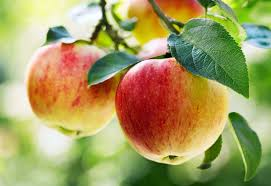
#> input picture apple1.jpg, 271 x 186 px
$ python -i features.py   (imports and definitions only)
#> lines starting #> are read from the running program, lines starting #| are printed output that depends on the picture; after the words box and inside, x2 and y2 are one past the last pixel; in counts of white or black regions, pixels touching at a corner belong together
#> further down, picture is the input picture: shape (186, 271, 3); mean B, G, R 96.9, 156.6, 165.8
import cv2
import numpy as np
from sklearn.preprocessing import StandardScaler

def extract_color_features(hsv_contour, mask):
    """Extract mean HSV color features"""
    mean_h = np.mean(hsv_contour[mask > 0, 0])
    mean_s = np.mean(hsv_contour[mask > 0, 1])
    mean_v = np.mean(hsv_contour[mask > 0, 2])
    return [mean_h, mean_s, mean_v]

def extract_shape_features(contour):
    """Extract geometric features"""
    area = cv2.contourArea(contour)
    perimeter = cv2.arcLength(contour, True)
    if perimeter == 0: return [0,0,0,0,0]

    circularity = (4 * np.pi * area) / (perimeter ** 2)
    x,y,w,h = cv2.boundingRect(contour)
    aspect_ratio = float(w)/h
    size_cat = 0 if area < 1000 else 1 if area < 5000 else 2
    return [area, perimeter, circularity, aspect_ratio, size_cat]

def extract_ripeness_feature(hsv_contour, mask):
    """Ripeness = bright + saturated pixels"""
    ripe = np.sum((hsv_contour[mask>0,1]>100) & (hsv_contour[mask>0,2]>150))
    total = np.sum(mask > 0)
    return ripe/total if total > 0 else 0

def get_all_features(image, contour, hsv):
    mask = np.zeros(image.shape[:2], dtype=np.uint8)
    cv2.drawContours(mask, [contour], -1, 255, -1)
    color = extract_color_features(hsv, mask)
    shape = extract_shape_features(contour)
    ripe = extract_ripeness_feature(hsv, mask)
    return np.array(color + shape + [ripe])

def preprocess_image(image):
    """Color segmentation like face detection"""
    hsv = cv2.cvtColor(image, cv2.COLOR_BGR2HSV)
#> hsv: shape (186, 271, 3); mean H, S, V 39.6, 131.6, 182.8
    apple = cv2.inRange(hsv, np.array([0,50,50]), np.array([20,255,255]))
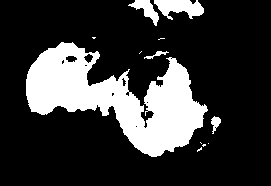
#> apple: shape (186, 271); 21.7% white; 12 white regions (7 under 20 px), largest, box (x1, y1, x2, y2) and area: (26, 42, 208, 157) 9785, (154, 0, 204, 20) 621, (128, 0, 159, 26) 315, (211, 116, 221, 134) 97, (144, 51, 169, 59) 67
    orange = cv2.inRange(hsv, np.array([10,100,100]), np.array([25,255,255]))
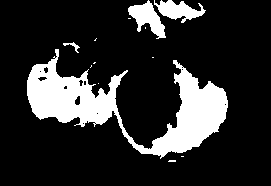
#> orange: shape (186, 271); 17.8% white; 13 white regions (9 under 20 px), largest, box (x1, y1, x2, y2) and area: (27, 49, 228, 159) 7577, (128, 0, 166, 39) 696, (154, 0, 206, 23) 612, (63, 42, 80, 53) 54
    banana = cv2.inRange(hsv, np.array([20,100,100]), np.array([40,255,255]))
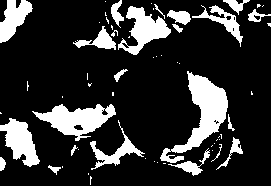
#> banana: shape (186, 271); 19.2% white; 61 white regions (38 under 20 px), largest, box (x1, y1, x2, y2) and area: (160, 71, 228, 163) 2069, (32, 104, 116, 141) 1505, (118, 6, 171, 55) 1138
    mask = cv2.bitwise_or(apple, cv2.bitwise_or(orange, banana))
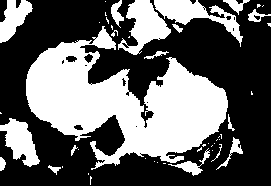
#> mask: shape (186, 271); 39.7% white; 47 white regions (29 under 20 px), largest, box (x1, y1, x2, y2) and area: (26, 26, 228, 170) 14068, (118, 0, 171, 55) 1412, (154, 0, 243, 47) 1356
    kernel = np.ones((7,7), np.uint8)
    mask = cv2.morphologyEx(mask, cv2.MORPH_CLOSE, kernel)
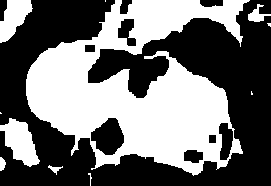
#> mask: shape (186, 271); 44.4% white; 11 white regions (5 under 20 px), largest, box (x1, y1, x2, y2) and area: (26, 0, 250, 176) 20144, (0, 118, 40, 167) 1085, (0, 0, 33, 43) 829, (248, 4, 271, 22) 184, (0, 157, 6, 171) 62, (48, 165, 63, 175) 56
    mask = cv2.morphologyEx(mask, cv2.MORPH_OPEN, kernel)
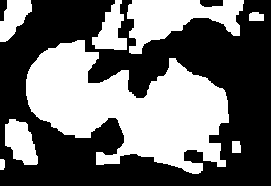
#> mask: shape (186, 271); 42.7% white; 8 white regions, largest, box (x1, y1, x2, y2) and area: (26, 40, 229, 174) 15077, (127, 0, 244, 54) 3358, (5, 119, 38, 165) 1038
    return hsv, mask

>>> import cv2
>>> picture = cv2.imread('apple1.jpg')
>>> result = preprocess_image(picture)

$ run again, on apple10.jpg
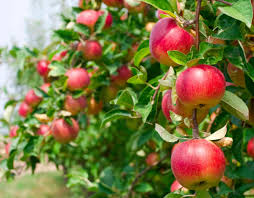
#> input picture apple10.jpg, 254 x 198 px
#> picture is the input picture: shape (198, 254, 3); mean B, G, R 67.6, 118.7, 122.3
#> hsv: shape (198, 254, 3); mean H, S, V 53.2, 163, 144.6
#> in preprocess_image, `apple = cv2.inRange(hsv, np.array([0,50,50]), np.array([20,255,255]))`:
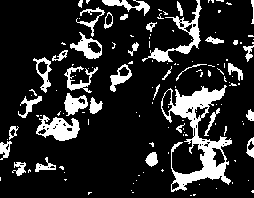
#> apple: shape (198, 254); 16.2% white; 135 white regions (99 under 20 px), largest, box (x1, y1, x2, y2) and area: (161, 85, 232, 192) 2494, (142, 0, 202, 62) 720, (36, 115, 80, 141) 659
#> orange: shape (198, 254); 9% white; 234 white regions (196 under 20 px), largest, box (x1, y1, x2, y2) and area: (174, 81, 225, 136) 767, (177, 170, 232, 192) 400, (64, 92, 102, 115) 331
#> banana: shape (198, 254); 12.7% white; 381 white regions (321 under 20 px), largest, box (x1, y1, x2, y2) and area: (24, 174, 75, 198) 650, (196, 90, 236, 139) 305, (160, 48, 213, 68) 265
#> in preprocess_image, `mask = cv2.morphologyEx(mask, cv2.MORPH_OPEN, kernel)`:
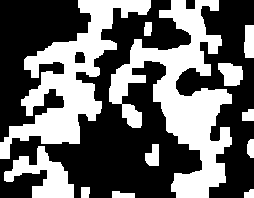
#> mask: shape (198, 254); 40.6% white; 12 white regions, largest, box (x1, y1, x2, y2) and area: (109, 0, 232, 198) 9582, (0, 0, 151, 159) 7504, (4, 146, 74, 198) 1701

$ run again, on apple11.jpg
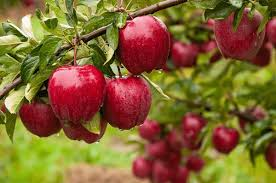
#> input picture apple11.jpg, 276 x 183 px
#> picture is the input picture: shape (183, 276, 3); mean B, G, R 49.1, 100.5, 130.6
#> hsv: shape (183, 276, 3); mean H, S, V 58.2, 180.1, 136.5
#> in preprocess_image, `apple = cv2.inRange(hsv, np.array([0,50,50]), np.array([20,255,255]))`:
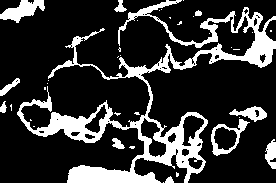
#> apple: shape (183, 276); 20.3% white; 38 white regions (27 under 20 px), largest, box (x1, y1, x2, y2) and area: (17, 0, 276, 183) 8309, (0, 0, 45, 23) 527, (211, 119, 250, 156) 396
#> orange: shape (183, 276); 8.7% white; 154 white regions (120 under 20 px), largest, box (x1, y1, x2, y2) and area: (64, 160, 152, 183) 1088, (0, 0, 46, 26) 550, (210, 121, 245, 152) 194
#> banana: shape (183, 276); 39.7% white; 111 white regions (87 under 20 px), largest, box (x1, y1, x2, y2) and area: (0, 115, 145, 183) 5663, (143, 49, 276, 123) 4517, (0, 0, 166, 103) 4207
#> in preprocess_image, `mask = cv2.morphologyEx(mask, cv2.MORPH_OPEN, kernel)`:
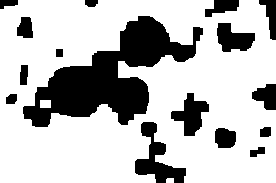
#> mask: shape (183, 276); 73.8% white; 16 black regions, largest, box (x1, y1, x2, y2) and area: (23, 16, 203, 127) 7968, (135, 122, 186, 183) 1239, (171, 93, 209, 136) 830

$ run again, on apple12.jpg
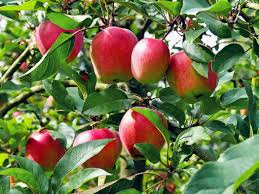
#> input picture apple12.jpg, 259 x 194 px
#> picture is the input picture: shape (194, 259, 3); mean B, G, R 71.4, 115.8, 109.1
#> hsv: shape (194, 259, 3); mean H, S, V 57, 141.1, 134.5
#> in preprocess_image, `apple = cv2.inRange(hsv, np.array([0,50,50]), np.array([20,255,255]))`:
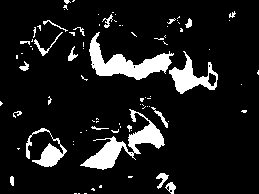
#> apple: shape (194, 259); 10.7% white; 87 white regions (67 under 20 px), largest, box (x1, y1, x2, y2) and area: (89, 32, 174, 80) 1474, (80, 109, 165, 170) 1404, (169, 51, 218, 94) 791
#> orange: shape (194, 259); 3.1% white; 107 white regions (95 under 20 px), largest, box (x1, y1, x2, y2) and area: (173, 55, 207, 95) 344, (134, 60, 166, 80) 244, (91, 48, 130, 77) 180
#> banana: shape (194, 259); 7.7% white; 243 white regions (195 under 20 px), largest, box (x1, y1, x2, y2) and area: (0, 0, 42, 19) 264, (19, 112, 36, 138) 200, (156, 127, 172, 165) 167
#> in preprocess_image, `mask = cv2.morphologyEx(mask, cv2.MORPH_OPEN, kernel)`:
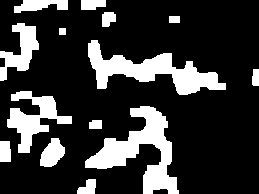
#> mask: shape (194, 259); 21.6% white; 14 white regions, largest, box (x1, y1, x2, y2) and area: (85, 106, 179, 194) 3178, (88, 40, 226, 95) 2884, (7, 91, 72, 153) 1622
